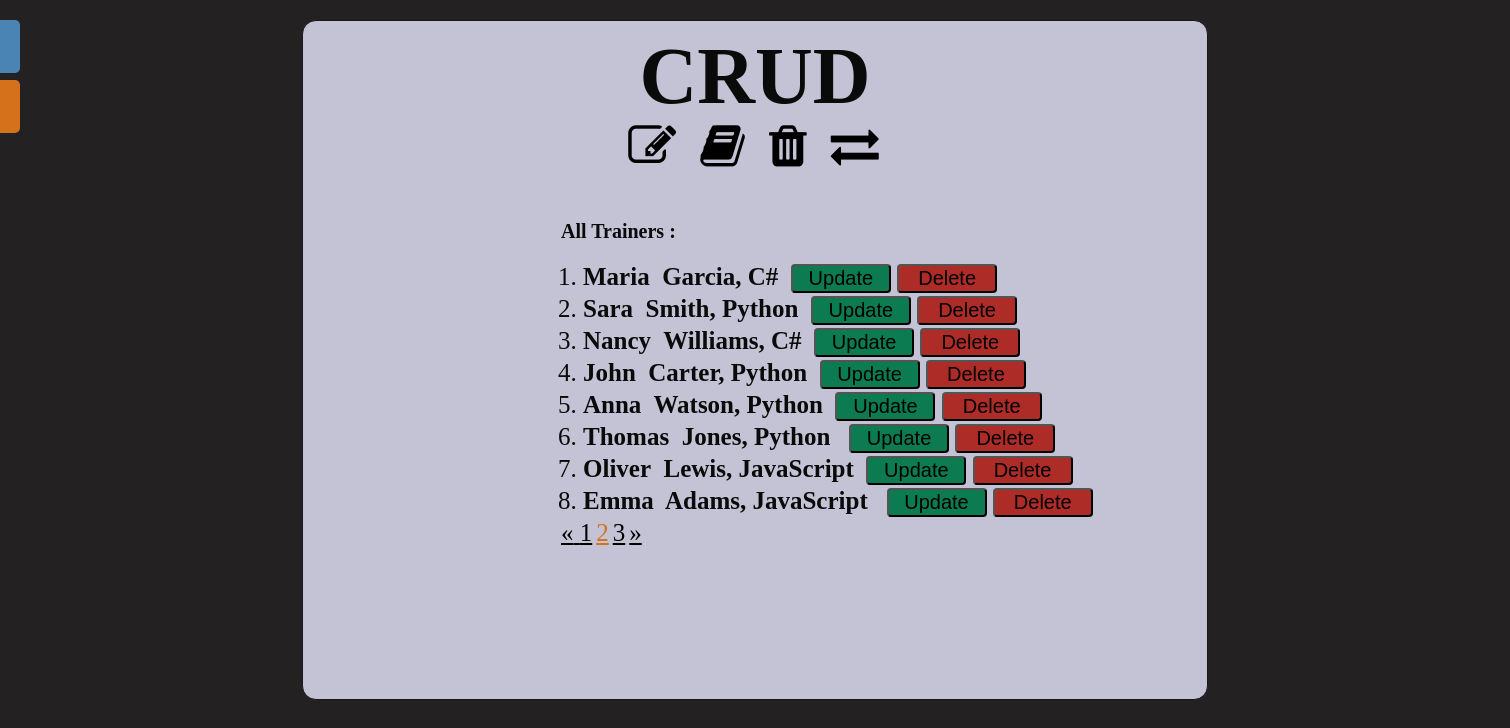
The page /home/?page=2 on the database its author committed.
### trainer_app/models.py (models this page shows)
class Trainers(models.Model):
    first_name = models.CharField(max_length=50)
    last_name = models.CharField(max_length=50)
    subject = models.CharField(max_length=50)

### trainer_app/views.py (the view)
# urls.py: 2. Add a URL to urlpatterns:  path('', views.home, name='home')
def home(request):
    all_trainers_list = Trainers.objects.all()
    page = request.GET.get('page', 1)
    paginator = Paginator(all_trainers_list, 8)
    try:
        trainers = paginator.page(page)
    except PageNotAnInteger:
        trainers = paginator.page(1)
    except EmptyPage:
        trainers = paginator.page(paginator.num_pages)
    context = {"trainers": trainers}
    return render(request, "trainer_app/home.html",context)

### trainer_app/templates/trainer_app/home.html (shortened to what this page needs)
{% extends 'trainer_app/base.html' %}
{% block content %}
    <div class="box"style="margin-left:650px;">
        <h2>All Trainers :</h2>
        {% if trainers %}
            <ol>
            {% for trainer in trainers %}
                <li>
                    <b><span class="first_name">{{trainer.first_name}}&nbsp; </span></b>
                    <b><span class="last_name">{{trainer.last_name}},</span></b>
                    <b><span class="subject">{{trainer.subject}}&nbsp;</span></b>
                    <span><button style="background-color: #0c7b52;  width: 100px; font-size: 20px; margin-bottom:2px;"><a style="color:black; text-decoration:none;" href="/update/{{trainer.id}}">Update</a></button></span>
                    <span><button style="background-color: #ae2c28; width: 100px; font-size: 20px; margin-bottom:2px;"><a onclick="return confirm('Are you sure you want to delete the trainer?')" style="color:black; text-decoration:none;" href="/delete/{{trainer.id}}">Delete</a></span>
                </li>
            {% endfor %}
            </ol>
        {% else %}
            <h2><b>No Trainer added!</b></h2>
        {% endif %}
        {% if trainers.has_other_pages %}
            <nav>
                <ul class="pagination justify-content-center">
                {% if trainers.has_previous %}
                    <li class="page-item" style="display:inline; color:black;">
                        <a class="page-link"style="color:black;" href="?page={{ trainers.previous_page_number }}" aria-label="Previous">
                        <span aria-hidden="true">&laquo;</span>
                        </a>
                    </li>
                    {% else %}
                    <li class="page-item disabled"style="display:inline; color:black;">
                        <span class="page-link" aria-hidden="true">&laquo;</span>
                    </li>
                    {% endif %}
                    {% for t in trainers.paginator.page_range %}
                    {% if trainers.number == t %}
                        <li class="page-item"style="display:inline;"><a class="page-link" style="color:#d5711a" href="#">{{ t }}</a></li>
                    {% else %}
                        <li class="page-item"style="display:inline; color:black;"><a class="page-link" style="color:black;" href="?page={{ t }}">{{ t }}</a></li>
                    {% endif %}
                    {% endfor %}
                    {% if trainers.has_next %}
                    <li class="page-item"style="display: inline;color:black;">
                        <a class="page-link"style="color:black;" href="?page={{ trainers.next_page_number }}" aria-label="Next">
                        <span aria-hidden="true">&raquo;</span>
                        </a>
                    </li>
                    {% else %}
                    <li class="page-item disabled"style="display: inline;color:black;">
                        <span class="page-link" aria-hidden="true">&raquo;</span>
                    </li>
                {% endif %}
                </ul>
            </nav>
        {% endif %}
    </div>
{% endblock %}

### trainer_app/static/trainer_app/css/main.css (style rules this page uses)
* { box-sizing: border-box; margin: 0; }
body { background-color: #232121; width:100%; min-width:1500px; height:auto; }
.box { margin-top: 50px; width: 600px; height: 450px; position: relative; left: -370px; margin-left: -50px; }
h2 { margin-left: -32px; margin-top: 20px; color: #090a09; font-size: 20px }
li { color: #090a09; font-size: 25px; }
ol { margin-left: -50px; color: #090a09; }
nav { margin-left: -72px; }
button { width: 120px; border-radius: 4px; background-color: #d5711a; }

### rows shown on the page
Trainers: first_name "Maria", last_name "Garcia", subject "C#"
Trainers: first_name "Sara", last_name "Smith", subject "Python"
Trainers: first_name "Nancy", last_name "Williams", subject "C#"
Trainers: first_name "John", last_name "Carter", subject "Python"
Trainers: first_name "Anna", last_name "Watson", subject "Python"
Trainers: first_name "Thomas", last_name "Jones", subject "Python"
Trainers: first_name "Oliver", last_name "Lewis", subject "JavaScript"
Trainers: first_name "Emma", last_name "Adams", subject "JavaScript"

### other values the page prints
{{ t }} "1" "3"
{{ t }} "2"
